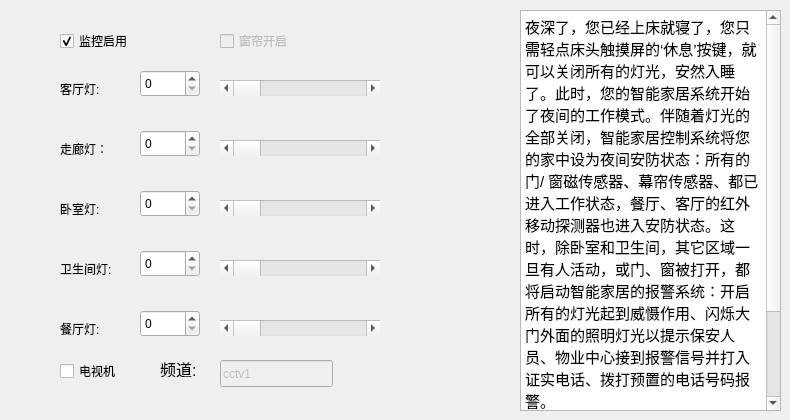
        <widget class="QWidget" name="tabScence4">
         <attribute name="title">
          <string>休息</string>
         </attribute>
         <widget class="QTextBrowser" name="textBrowser_11">
          <property name="geometry">
           <rect>
            <x>520</x>
            <y>10</y>
            <width>261</width>
            <height>401</height>
           </rect>
          </property>
          <property name="html">
           <string>&lt;!DOCTYPE HTML PUBLIC &quot;-//W3C//DTD HTML 4.0//EN&quot; &quot;http://www.w3.org/TR/REC-html40/strict.dtd&quot;&gt;
&lt;html&gt;&lt;head&gt;&lt;meta name=&quot;qrichtext&quot; content=&quot;1&quot; /&gt;&lt;style type=&quot;text/css&quot;&gt;
p, li { white-space: pre-wrap; }
&lt;/style&gt;&lt;/head&gt;&lt;body style=&quot; font-family:'文泉驿微米黑'; font-size:10pt; font-weight:400; font-style:normal;&quot;&gt;
&lt;p style=&quot; margin-top:0px; margin-bottom:0px; margin-left:0px; margin-right:0px; -qt-block-indent:0; text-indent:0px;&quot;&gt;&lt;span style=&quot; font-family:'Ubuntu'; font-size:11pt;&quot;&gt;夜深了，您已经上床就寝了，您只需轻点床头触摸屏的‘休息’按键，就可以关闭所有的灯光，安然入睡了。此时，您的智能家居系统开始了夜间的工作模式。伴随着灯光的全部关闭，智能家居控制系统将您的家中设为夜间安防状态：所有的门/ 窗磁传感器、幕帘传感器、都已进入工作状态，餐厅、客厅的红外移动探测器也进入安防状态。这时，除卧室和卫生间，其它区域一旦有人活动，或门、窗被打开，都将启动智能家居的报警系统：开启所有的灯光起到威慑作用、闪烁大门外面的照明灯光以提示保安人员、物业中心接到报警信号并打入证实电话、拨打预置的电话号码报警。 &lt;/span&gt;&lt;/p&gt;
&lt;p style=&quot; margin-top:0px; margin-bottom:0px; margin-left:0px; margin-right:0px; -qt-block-indent:0; text-indent:0px;&quot;&gt;&lt;span style=&quot; font-family:'Ubuntu'; font-size:11pt;&quot;&gt;夜里，您可能感到口渴想到厨房取杯饮料，只需轻点触摸屏的‘撤防’图标，就可以撤销厨房的安防设置。当您重新回到卧室后，再点击‘布防’图标，厨房又进入安防状态了。&lt;/span&gt;&lt;/p&gt;&lt;/body&gt;&lt;/html&gt;</string>
          </property>
         </widget>
         <widget class="QScrollBar" name="horizontalScrollBar_38">
          <property name="geometry">
           <rect>
            <x>220</x>
            <y>80</y>
            <width>160</width>
            <height>16</height>
           </rect>
          </property>
          <property name="minimum">
           <number>0</number>
          </property>
          <property name="maximum">
           <number>100</number>
          </property>
          <property name="value">
           <number>0</number>
          </property>
          <property name="orientation">
           <enum>Qt::Horizontal</enum>
          </property>
         </widget>
         <widget class="QScrollBar" name="horizontalScrollBar_39">
          <property name="geometry">
           <rect>
            <x>220</x>
            <y>200</y>
            <width>160</width>
            <height>16</height>
           </rect>
          </property>
          <property name="minimum">
           <number>0</number>
          </property>
          <property name="maximum">
           <number>100</number>
          </property>
          <property name="value">
           <number>0</number>
          </property>
          <property name="orientation">
           <enum>Qt::Horizontal</enum>
          </property>
         </widget>
         <widget class="QScrollBar" name="horizontalScrollBar_40">
          <property name="geometry">
           <rect>
            <x>220</x>
            <y>140</y>
            <width>160</width>
            <height>16</height>
           </rect>
          </property>
          <property name="minimum">
           <number>0</number>
          </property>
          <property name="maximum">
           <number>100</number>
          </property>
          <property name="value">
           <number>0</number>
          </property>
          <property name="orientation">
           <enum>Qt::Horizontal</enum>
          </property>
         </widget>
         <widget class="QSpinBox" name="spinBox_38">
          <property name="geometry">
           <rect>
            <x>140</x>
            <y>250</y>
            <width>60</width>
            <height>27</height>
           </rect>
          </property>
          <property name="maximum">
           <number>100</number>
          </property>
          <property name="value">
           <number>0</number>
          </property>
         </widget>
         <widget class="QSpinBox" name="spinBox_39">
          <property name="geometry">
           <rect>
            <x>140</x>
            <y>70</y>
            <width>60</width>
            <height>27</height>
           </rect>
          </property>
          <property name="maximum">
           <number>100</number>
          </property>
          <property name="value">
           <number>0</number>
          </property>
         </widget>
         <widget class="QLabel" name="label_91">
          <property name="geometry">
           <rect>
            <x>60</x>
            <y>320</y>
            <width>66</width>
            <height>17</height>
           </rect>
          </property>
          <property name="text">
           <string>餐厅灯:</string>
          </property>
         </widget>
         <widget class="QLabel" name="label_94">
          <property name="geometry">
           <rect>
            <x>60</x>
            <y>140</y>
            <width>66</width>
            <height>17</height>
           </rect>
          </property>
          <property name="text">
           <string>走廊灯：</string>
          </property>
         </widget>
         <widget class="QScrollBar" name="horizontalScrollBar_41">
          <property name="geometry">
           <rect>
            <x>220</x>
            <y>260</y>
            <width>160</width>
            <height>16</height>
           </rect>
          </property>
          <property name="minimum">
           <number>0</number>
          </property>
          <property name="maximum">
           <number>100</number>
          </property>
          <property name="value">
           <number>0</number>
          </property>
          <property name="orientation">
           <enum>Qt::Horizontal</enum>
          </property>
         </widget>
         <widget class="QCheckBox" name="checkBox_26">
          <property name="enabled">
           <bool>true</bool>
          </property>
          <property name="geometry">
           <rect>
            <x>60</x>
            <y>30</y>
            <width>97</width>
            <height>22</height>
           </rect>
          </property>
          <property name="acceptDrops">
           <bool>false</bool>
          </property>
          <property name="text">
           <string>监控启用</string>
          </property>
          <property name="checkable">
           <bool>true</bool>
          </property>
          <property name="checked">
           <bool>true</bool>
          </property>
         </widget>
         <widget class="QLabel" name="label_107">
          <property name="geometry">
           <rect>
            <x>60</x>
            <y>200</y>
            <width>66</width>
            <height>17</height>
           </rect>
          </property>
          <property name="text">
           <string>卧室灯:</string>
          </property>
         </widget>
         <widget class="QSpinBox" name="spinBox_40">
          <property name="geometry">
           <rect>
            <x>140</x>
            <y>310</y>
            <width>60</width>
            <height>27</height>
           </rect>
          </property>
          <property name="maximum">
           <number>100</number>
          </property>
          <property name="value">
           <number>0</number>
          </property>
         </widget>
         <widget class="QLabel" name="label_108">
          <property name="geometry">
           <rect>
            <x>60</x>
            <y>80</y>
            <width>66</width>
            <height>17</height>
           </rect>
          </property>
          <property name="text">
           <string>客厅灯:</string>
          </property>
         </widget>
         <widget class="QLabel" name="label_109">
          <property name="geometry">
           <rect>
            <x>60</x>
            <y>260</y>
            <width>66</width>
            <height>17</height>
           </rect>
          </property>
          <property name="text">
           <string>卫生间灯:</string>
          </property>
         </widget>
         <widget class="QSpinBox" name="spinBox_41">
          <property name="geometry">
           <rect>
            <x>140</x>
            <y>130</y>
            <width>60</width>
            <height>27</height>
           </rect>
          </property>
          <property name="maximum">
           <number>100</number>
          </property>
          <property name="value">
           <number>0</number>
          </property>
         </widget>
         <widget class="QScrollBar" name="horizontalScrollBar_42">
          <property name="geometry">
           <rect>
            <x>220</x>
            <y>320</y>
            <width>160</width>
            <height>16</height>
           </rect>
          </property>
          <property name="minimum">
           <number>0</number>
          </property>
          <property name="maximum">
           <number>100</number>
          </property>
          <property name="value">
           <number>0</number>
          </property>
          <property name="orientation">
           <enum>Qt::Horizontal</enum>
          </property>
         </widget>
         <widget class="QCheckBox" name="checkBox_27">
          <property name="enabled">
           <bool>false</bool>
          </property>
          <property name="geometry">
           <rect>
            <x>220</x>
            <y>30</y>
            <width>97</width>
            <height>22</height>
           </rect>
          </property>
          <property name="text">
           <string>窗帘开启</string>
          </property>
         </widget>
         <widget class="QSpinBox" name="spinBox_42">
          <property name="geometry">
           <rect>
            <x>140</x>
            <y>190</y>
            <width>60</width>
            <height>27</height>
           </rect>
          </property>
          <property name="maximum">
           <number>100</number>
          </property>
          <property name="value">
           <number>0</number>
          </property>
         </widget>
         <widget class="QLabel" name="label_110">
          <property name="geometry">
           <rect>
            <x>160</x>
            <y>360</y>
            <width>40</width>
            <height>17</height>
           </rect>
          </property>
          <property name="font">
           <font>
            <pointsize>12</pointsize>
            <weight>50</weight>
            <italic>false</italic>
            <bold>false</bold>
           </font>
          </property>
          <property name="text">
           <string>频道:</string>
          </property>
         </widget>
         <widget class="QCheckBox" name="checkBox_28">
          <property name="geometry">
           <rect>
            <x>60</x>
            <y>360</y>
            <width>97</width>
            <height>22</height>
           </rect>
          </property>
          <property name="text">
           <string>电视机</string>
          </property>
          <property name="checked">
           <bool>false</bool>
          </property>
         </widget>
         <widget class="QLineEdit" name="lineEdit_5">
          <property name="enabled">
           <bool>false</bool>
          </property>
          <property name="geometry">
           <rect>
            <x>220</x>
            <y>360</y>
            <width>113</width>
            <height>27</height>
           </rect>
          </property>
          <property name="text">
           <string>cctv1</string>
          </property>
         </widget>
        </widget>
